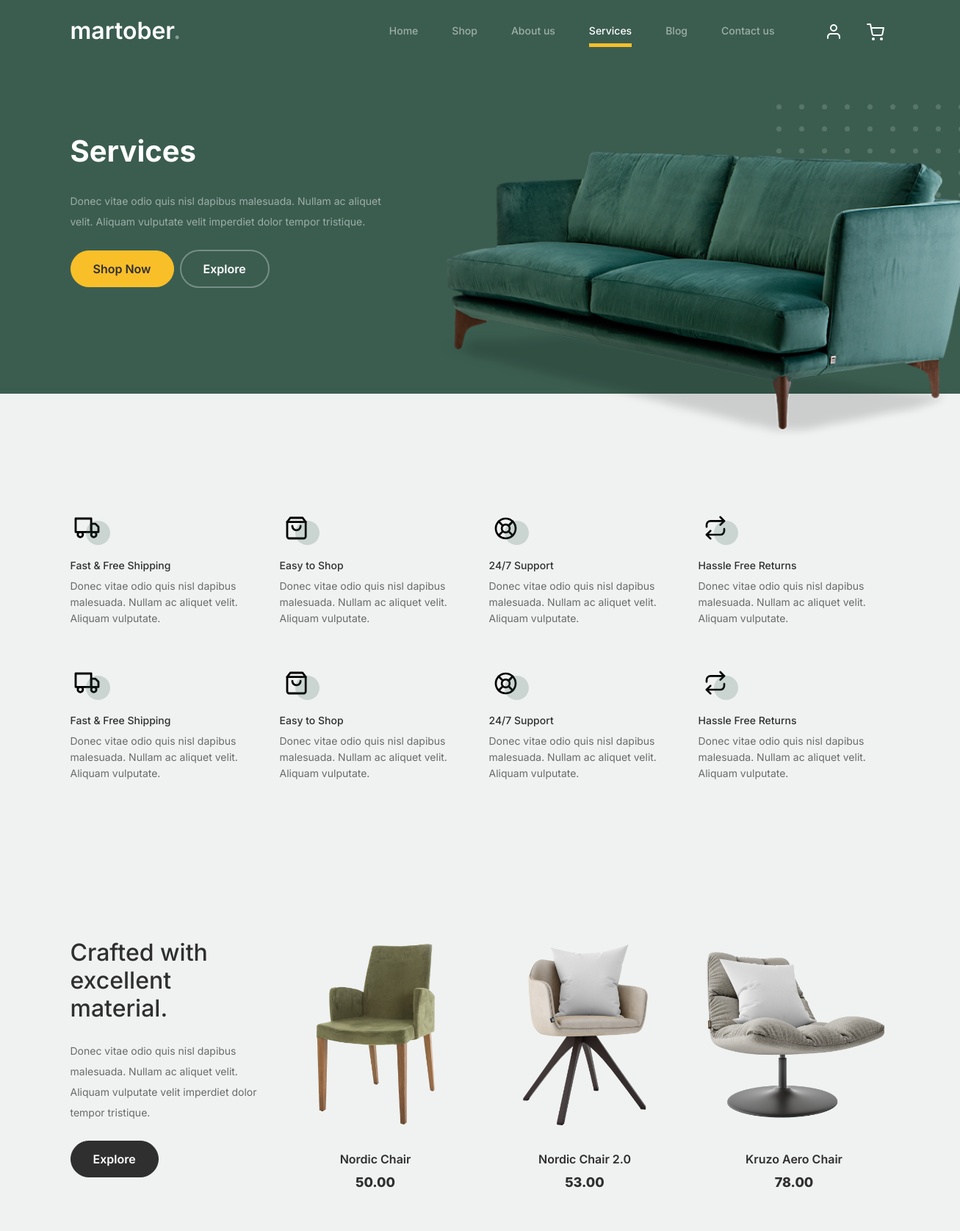
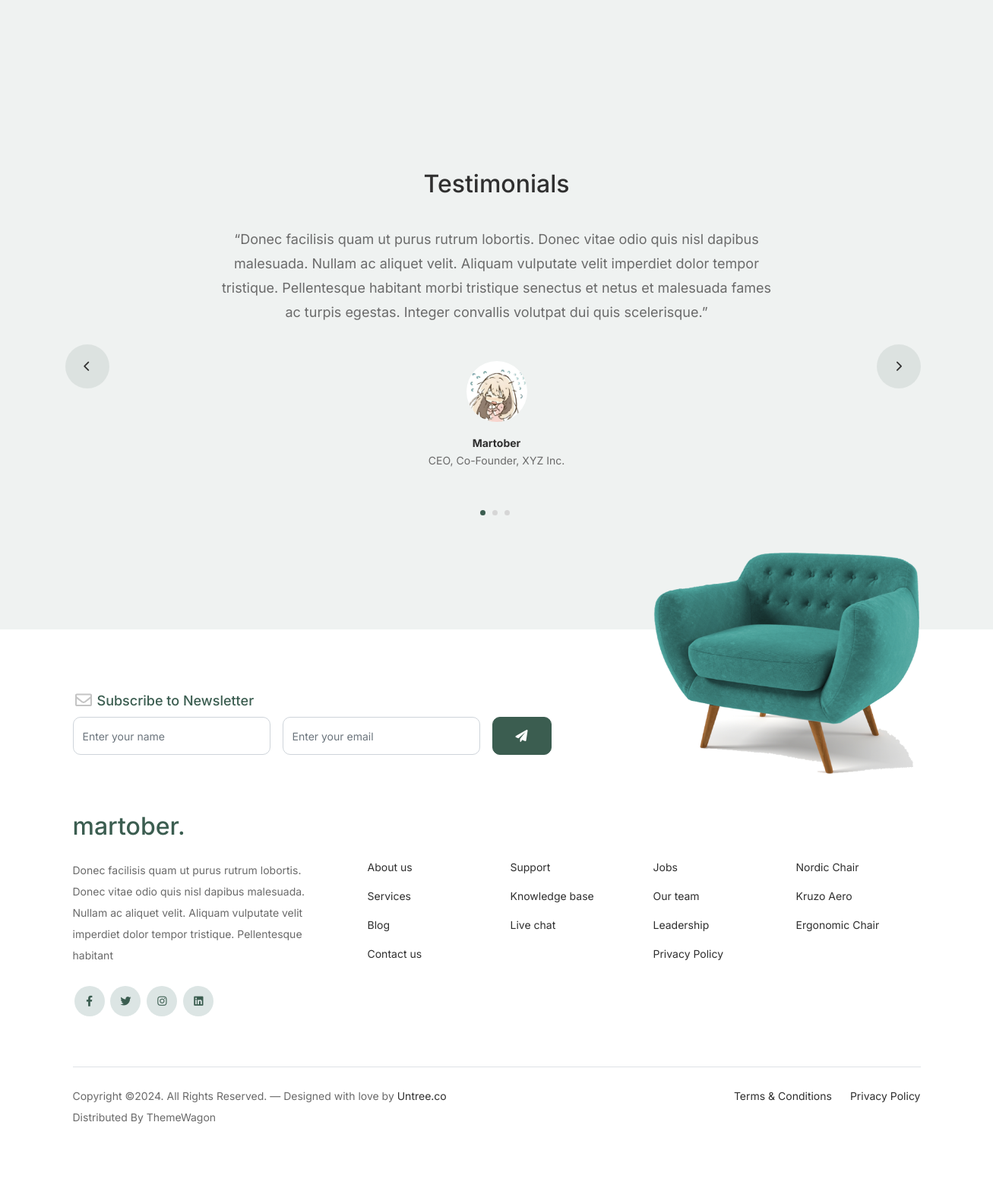
Page /services/ on the committed database (2 pictures, top to bottom).
### app/models.py (models this page shows, shortened)
class Product(models.Model):
    name = models.CharField(max_length=200, null=True)
    price = models.FloatField(max_length=200, null=True)
    chair = models.BooleanField(default=False, null=True)
    sofa = models.BooleanField(default=False, null=True)
    table = models.BooleanField(default=False, null=True)
    image = models.ImageField(null=True, blank=True)
    @property
    def ImageURL(self):
        try:
            url = self.image.url
        except AttributeError:
            url = ''
        except Exception as e:
            print(f"An error occurred: {e}")
            url = ''
        return url

### app/views.py (the view)
# urls.py: path('services/', views.services, name="services"),
def services(request):
    products = Product.objects.all()[:3]
    context= {'products': products}
    return render(request,'app/services.html', context)

### app/templates/app/services.html (shortened to what this page needs)
{% load static %}
<!doctype html>
<html lang="en">
<head>
		<link href="{%static 'app/css/bootstrap.min.css' %}" rel="stylesheet">
		<link href="https://cdnjs.cloudflare.com/ajax/libs/font-awesome/6.0.0-beta3/css/all.min.css" rel="stylesheet">
		<link href="{%static 'app/css/tiny-slider.css' %}" rel="stylesheet">
		<link href="{%static 'app/css/style.css' %}" rel="stylesheet">
	</head>
	<body>
		<nav class="custom-navbar navbar navbar navbar-expand-md navbar-dark bg-dark" arial-label="Furni navigation bar">
			<div class="container">
				<a class="navbar-brand" href="{% url "index" %}">martober<span>.</span></a>
				<div class="collapse navbar-collapse" id="navbarsFurni">
					<ul class="custom-navbar-nav navbar-nav ms-auto mb-2 mb-md-0">
						<li class="nav-item">
							<a class="nav-link" href="{% url "index" %}">Home</a>
						</li>
						<li><a class="nav-link" href="{% url "shop" %}">Shop</a></li>
						<li><a class="nav-link"href="{% url "about" %}">About us</a></li>
						<li class="active"><a class="nav-link" href="{% url "services" %}">Services</a></li>
						<li><a class="nav-link" href="{% url "blog" %}">Blog</a></li>
						<li><a class="nav-link" href="{% url "contact" %}">Contact us</a></li>
					</ul>
					<ul class="custom-navbar-cta navbar-nav mb-2 mb-md-0 ms-5">
						<li><a class="nav-link" href="#"><img src="{%static 'app/images/user.svg'%}"></a></li>
						<li><a class="nav-link" href="{% url "cart" %}"><img src="{%static 'app/images/cart.svg'%}"></a></li>
					</ul>
				</div>
			</div>
		</nav>
			<div class="hero">
				<div class="container">
					<div class="row justify-content-between">
						<div class="col-lg-5">
							<div class="intro-excerpt">
								<h1>Services</h1>
								<p class="mb-4">Donec vitae odio quis nisl dapibus malesuada. Nullam ac aliquet velit. Aliquam vulputate velit imperdiet dolor tempor tristique.</p>
								<p><a href="{% url "shop" %}" class="btn btn-secondary me-2">Shop Now</a><a href="#" class="btn btn-white-outline">Explore</a></p>
							</div>
						</div>
						<div class="col-lg-7">
							<div class="hero-img-wrap">
								<img src="{%static 'app/images/couch.png'%}" class="img-fluid">
							</div>
						</div>
					</div>
				</div>
			</div>
		<div class="why-choose-section">
			<div class="container">
				<div class="row my-5">
					<div class="col-6 col-md-6 col-lg-3 mb-4">
						<div class="feature">
							<div class="icon">
								<img src="{%static 'app/images/truck.svg'%}" alt="Image" class="imf-fluid">
							</div>
							<h3>Fast &amp; Free Shipping</h3>
							<p>Donec vitae odio quis nisl dapibus malesuada. Nullam ac aliquet velit. Aliquam vulputate.</p>
						</div>
					</div>
					<div class="col-6 col-md-6 col-lg-3 mb-4">
						<div class="feature">
							<div class="icon">
								<img src="{%static 'app/images/bag.svg'%}" alt="Image" class="imf-fluid">
							</div>
							<h3>Easy to Shop</h3>
							<p>Donec vitae odio quis nisl dapibus malesuada. Nullam ac aliquet velit. Aliquam vulputate.</p>
						</div>
					</div>
					<div class="col-6 col-md-6 col-lg-3 mb-4">
						<div class="feature">
							<div class="icon">
								<img src="{%static 'app/images/support.svg'%}" alt="Image" class="imf-fluid">
							</div>
							<h3>24/7 Support</h3>
							<p>Donec vitae odio quis nisl dapibus malesuada. Nullam ac aliquet velit. Aliquam vulputate.</p>
						</div>
					</div>
					<div class="col-6 col-md-6 col-lg-3 mb-4">
						<div class="feature">
							<div class="icon">
								<img src="{%static 'app/images/return.svg'%}" alt="Image" class="imf-fluid">
							</div>
							<h3>Hassle Free Returns</h3>
							<p>Donec vitae odio quis nisl dapibus malesuada. Nullam ac aliquet velit. Aliquam vulputate.</p>
						</div>
					</div>
					<div class="col-6 col-md-6 col-lg-3 mb-4">
						<div class="feature">
							<div class="icon">
								<img src="{%static 'app/images/truck.svg'%}" alt="Image" class="imf-fluid">
							</div>
							<h3>Fast &amp; Free Shipping</h3>
							<p>Donec vitae odio quis nisl dapibus malesuada. Nullam ac aliquet velit. Aliquam vulputate.</p>
						</div>
					</div>
					<div class="col-6 col-md-6 col-lg-3 mb-4">
						<div class="feature">
							<div class="icon">
								<img src="{%static 'app/images/bag.svg'%}" alt="Image" class="imf-fluid">
							</div>
							<h3>Easy to Shop</h3>
							<p>Donec vitae odio quis nisl dapibus malesuada. Nullam ac aliquet velit. Aliquam vulputate.</p>
						</div>
					</div>
					<div class="col-6 col-md-6 col-lg-3 mb-4">
						<div class="feature">
							<div class="icon">
								<img src="{%static 'app/images/support.svg'%}" alt="Image" class="imf-fluid">
							</div>
							<h3>24/7 Support</h3>
							<p>Donec vitae odio quis nisl dapibus malesuada. Nullam ac aliquet velit. Aliquam vulputate.</p>
						</div>
					</div>
					<div class="col-6 col-md-6 col-lg-3 mb-4">
						<div class="feature">
							<div class="icon">
								<img src="{%static 'app/images/return.svg'%}" alt="Image" class="imf-fluid">
							</div>
							<h3>Hassle Free Returns</h3>
							<p>Donec vitae odio quis nisl dapibus malesuada. Nullam ac aliquet velit. Aliquam vulputate.</p>
						</div>
					</div>
				</div>
			</div>
		</div>
		<div class="product-section pt-0">
			<div class="container">
				<div class="row">
					<div class="col-md-12 col-lg-3 mb-5 mb-lg-0">
						<h2 class="mb-4 section-title">Crafted with excellent material.</h2>
						<p class="mb-4">Donec vitae odio quis nisl dapibus malesuada. Nullam ac aliquet velit. Aliquam vulputate velit imperdiet dolor tempor tristique. </p>
						<p><a href="{% url "shop" %}" class="btn">Explore</a></p>
					</div>
					{% for product in products %}
					<div class="col-12 col-md-4 col-lg-3 mb-5 mb-md-0">
						<a class="product-item" href="{% url "cart" %}">
							<img src="{{product.ImageURL}}" class="img-fluid product-thumbnail">
							<h3 class="product-title">{{product.name}}</h3>
							<strong class="product-price">{{product.price | floatformat:2}}</strong>
						</a>
					</div>
					{% endfor %}
				</div>
			</div>
		</div>
		<div class="testimonial-section before-footer-section">
			<div class="container">
				<div class="row">
					<div class="col-lg-7 mx-auto text-center">
						<h2 class="section-title">Testimonials</h2>
					</div>
				</div>
				<div class="row justify-content-center">
					<div class="col-lg-12">
						<div class="testimonial-slider-wrap text-center">
							<div id="testimonial-nav">
								<span class="prev" data-controls="prev"><span class="fa fa-chevron-left"></span></span>
								<span class="next" data-controls="next"><span class="fa fa-chevron-right"></span></span>
							</div>
							<div class="testimonial-slider">
								<div class="item">
									<div class="row justify-content-center">
										<div class="col-lg-8 mx-auto">
											<div class="testimonial-block text-center">
												<blockquote class="mb-5">
													<p>&ldquo;Donec facilisis quam ut purus rutrum lobortis. Donec vitae odio quis nisl dapibus malesuada. Nullam ac aliquet velit. Aliquam vulputate velit imperdiet dolor tempor tristique. Pellentesque habitant morbi tristique senectus et netus et malesuada fames ac turpis egestas. Integer convallis volutpat dui quis scelerisque.&rdquo;</p>
												</blockquote>
												<div class="author-info">
													<div class="author-pic">
														<img src="{%static 'app/images/person-1.png'%}" alt="Martober" class="img-fluid">
													</div>
													<h3 class="font-weight-bold">Martober</h3>
													<span class="position d-block mb-3">CEO, Co-Founder, XYZ Inc.</span>
												</div>
											</div>
										</div>
									</div>
								</div>
								<div class="item">
									<div class="row justify-content-center">
									</div>
								</div>
								<div class="item">
									<div class="row justify-content-center">
									</div>
								</div>
							</div>
						</div>
					</div>
				</div>
			</div>
		</div>
		<footer class="footer-section">
			<div class="container relative">
				<div class="sofa-img">
					<img src="{%static 'app/images/sofa.png'%}" alt="Image" class="img-fluid">
				</div>
				<div class="row">
					<div class="col-lg-8">
						<div class="subscription-form">
							<h3 class="d-flex align-items-center"><span class="me-1"><img src="{%static 'app/images/envelope-outline.svg'%}" alt="Image" class="img-fluid"></span><span>Subscribe to Newsletter</span></h3>
							<form action="#" class="row g-3">
								<div class="col-auto">
									<input type="text" class="form-control" placeholder="Enter your name">
								</div>
								<div class="col-auto">
									<input type="email" class="form-control" placeholder="Enter your email">
								</div>
								<div class="col-auto">
									<button class="btn btn-primary">
										<span class="fa fa-paper-plane"></span>
									</button>
								</div>
							</form>
						</div>
					</div>
				</div>
				<div class="row g-5 mb-5">
					<div class="col-lg-4">
						<div class="mb-4 footer-logo-wrap"><a href="#" class="footer-logo">martober<span>.</span></a></div>
						<p class="mb-4">Donec facilisis quam ut purus rutrum lobortis. Donec vitae odio quis nisl dapibus malesuada. Nullam ac aliquet velit. Aliquam vulputate velit imperdiet dolor tempor tristique. Pellentesque habitant</p>
						<ul class="list-unstyled custom-social">
							<li><a href="#"><span class="fa fa-brands fa-facebook-f"></span></a></li>
							<li><a href="#"><span class="fa fa-brands fa-twitter"></span></a></li>
							<li><a href="#"><span class="fa fa-brands fa-instagram"></span></a></li>
							<li><a href="#"><span class="fa fa-brands fa-linkedin"></span></a></li>
						</ul>
					</div>
					<div class="col-lg-8">
						<div class="row links-wrap">
							<div class="col-6 col-sm-6 col-md-3">
								<ul class="list-unstyled">
									<li><a href="#">About us</a></li>
									<li><a href="#">Services</a></li>
									<li><a href="#">Blog</a></li>
									<li><a href="#">Contact us</a></li>
								</ul>
							</div>
							<div class="col-6 col-sm-6 col-md-3">
								<ul class="list-unstyled">
									<li><a href="#">Support</a></li>
									<li><a href="#">Knowledge base</a></li>
									<li><a href="#">Live chat</a></li>
								</ul>
							</div>
							<div class="col-6 col-sm-6 col-md-3">
								<ul class="list-unstyled">
									<li><a href="#">Jobs</a></li>
									<li><a href="#">Our team</a></li>
									<li><a href="#">Leadership</a></li>
									<li><a href="#">Privacy Policy</a></li>
								</ul>
							</div>
							<div class="col-6 col-sm-6 col-md-3">
								<ul class="list-unstyled">
									<li><a href="#">Nordic Chair</a></li>
									<li><a href="#">Kruzo Aero</a></li>
									<li><a href="#">Ergonomic Chair</a></li>
								</ul>
							</div>
						</div>
					</div>
				</div>
				<div class="border-top copyright">
					<div class="row pt-4">
						<div class="col-lg-6">
							<p class="mb-2 text-center text-lg-start">Copyright &copy;. All Rights Reserved. &mdash; Designed with love by <a href="https://untree.co">Untree.co</a> Distributed By <a hreff="https://themewagon.com">ThemeWagon</a>
            </p>
						</div>
						<div class="col-lg-6 text-center text-lg-end">
							<ul class="list-unstyled d-inline-flex ms-auto">
								<li class="me-4"><a href="#">Terms &amp; Conditions</a></li>
								<li><a href="#">Privacy Policy</a></li>
							</ul>
						</div>
					</div>
				</div>
			</div>
		</footer>
	</body>
</html>

### app/static/app/css/tiny-slider.css (style rules this page uses)
.tns-slider { -webkit-transition:all 0s;-moz-transition:all 0s;transition:all 0s }
.tns-slider>.tns-item { -webkit-box-sizing:border-box;-moz-box-sizing:border-box;box-sizing:border-box }
.tns-horizontal.tns-subpixel { white-space:nowrap }
.tns-horizontal.tns-subpixel>.tns-item { display:inline-block;vertical-align:top;white-space:normal }

### rows in the picture
Product: ImageURL (picture), name "Nordic Chair", price "50.00"
Product: ImageURL (picture), name "Nordic Chair 2.0", price "53.00"
Product: ImageURL (picture), name "Kruzo Aero Chair", price "78.00"
